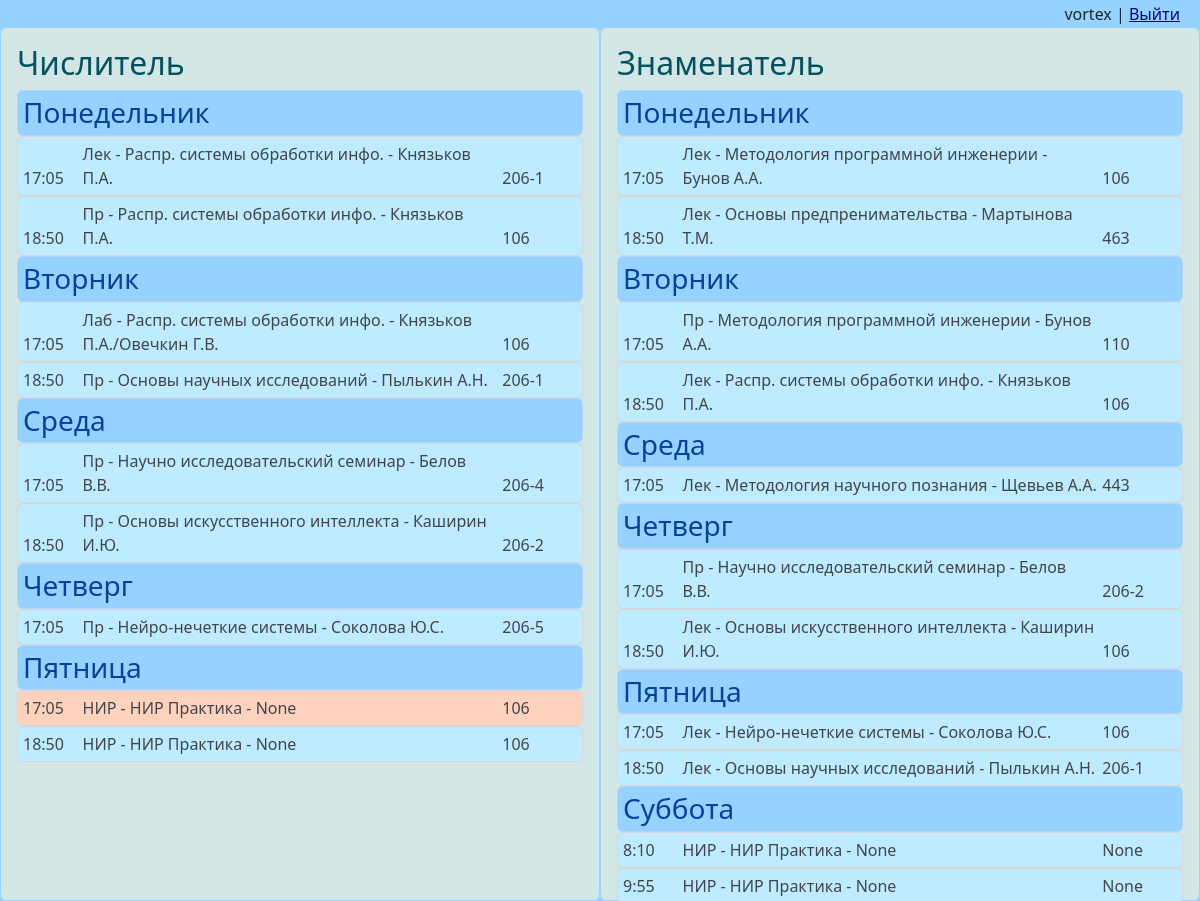
The app's page / (signed in) with its own data.
### timesheet_table/models.py (models this page shows)
class WeekType(models.Model):
    name = models.TextField("Тип недели", null=False)
    def __str__(self):
        return self.name

class Days(models.Model):
    name = models.TextField("День недели", null=False)
    def __str__(self):
        return self.name

class Timesheet(models.Model):
    week = models.ForeignKey('WeekType', on_delete=models.PROTECT, null=True)
    day = models.ForeignKey('Days', on_delete=models.PROTECT, null=True)
    time = models.TimeField("Время", null=False)
    name = models.TextField("Название", null=False)
    room = models.TextField("Аудитория", null=False)
    teacher = models.TextField("Преподаватель", null=False)
    type = models.ForeignKey('ClassType', on_delete=models.PROTECT, null=True)

class ClassType(models.Model):
    name = models.TextField("Тип пары", null=False)
    def __str__(self):
        return self.name

### timesheet_table/views.py (the view)
# urls.py: path('', TimeSheetView.as_view(), name="home"),
class TimeSheetView(LoginRequiredMixin, ListView):
    model = Timesheet
    template_name = 'timesheet_table/home.html'
    context_object_name = 'timesheet'
    login_url = reverse_lazy('not_auth')
    def get_context_data(self, *, object_list=None, **kwargs):
        context = super().get_context_data(**kwargs)
        context['title'] = 'Расписание'
        timesheet = context['timesheet']
        grouped_timesheet = {}
        timesheet_sorted_by_week = sorted(timesheet, key=attrgetter('week_id', 'day_id', 'time'))
        for elem in timesheet_sorted_by_week:
            week = elem.week
            day = elem.day
            if week not in grouped_timesheet:
                grouped_timesheet[week] = {}
            if day not in grouped_timesheet[week]:
                grouped_timesheet[week][day] = []
            grouped_timesheet[week][day].append(elem)
        context['grouped_timesheet'] = grouped_timesheet
        context['current_class'], context['next_class'] = self.get_classes(grouped_timesheet)
        return context
    def get_classes(self, grouped_timesheet):
        current_week = self.get_current_week('28.08.2023')
        current_day = rus_weekdays[self.get_current_day()]
        current_time = datetime.datetime.now().time()
        found_current_entry = False
        found_next_entry = False
        for week, week_days in grouped_timesheet.items():
            if str(week).strip() == str(current_week).strip():
                for day, entries in week_days.items():
                    if str(day).strip() == str(current_day).strip():
                        print(entries)
                        for entry in entries:
                            print(entry.time >= (datetime.datetime.now() - datetime.timedelta(hours=1, minutes=30)).time())
                            print(entry.time, ' - ',(datetime.datetime.now() - datetime.timedelta(hours=1, minutes=30)).time())
                            if current_time >= entry.time and entry.time >= (datetime.datetime.now() - datetime.timedelta(hours=1, minutes=30)).time():
                                current_class = entry
                                found_current_entry = True
                            elif current_time < entry.time:
                                next_class = entry
                                found_next_entry = True
                                break
                            print(f"Week: {week}, Day: {day}, Entry: {entry.time}")
        current_class_entity = ""
        next_class_entity = ""
        if found_current_entry:
            current_class_entity = current_class
        if found_next_entry:
            next_class_entity = next_class
        return current_class_entity, next_class_entity
    def get_current_day(self):
        current_date = datetime.datetime.now().date()
        return current_date.isocalendar()[2]
    def get_current_week(self, start_date):
        start_week = datetime.datetime.strptime(start_date, "%d.%m.%Y").date().isocalendar()[1]
        current_week = datetime.datetime.now().date().isocalendar()[1]
        weeks_passed = current_week - start_week
        if weeks_passed % 2 == 0:
            return "Числитель"
        else:
            return "Знаменатель"

### timesheet_table/templates/timesheet_table/home.html (shortened to what this page needs)
<!DOCTYPE html>
{% load static %}
<html lang="en">
<head>
    <link rel="stylesheet" href="https://cdn.jsdelivr.net/npm/bootstrap@5.2.3/dist/css/bootstrap.min.css">
    <link rel="stylesheet" href="https://use.fontawesome.com/releases/v6.4.0/css/all.css">
    <link rel="stylesheet" href="{% static 'timesheet_table/css/home.css' %}">
</head>
<body>
    <header>
        <nav>
            <ul>
                <li style="margin-left: auto;">
                    {% if request.user.is_authenticated %}
                        {{user.username}} | <a href="{% url 'logout' %}"> Выйти </a>
                    {% else %}
                        <a href="{% url 'register' %}"> <i class="fa-solid fa-address-card"></i> Регистрация </a>
                    |
                        <a href="{% url 'login' %}"> <i class="fa-solid fa-right-to-bracket"></i> Авторизация </a></li>
                    {% endif %}
            </ul>
        </nav>
    </header>
    <div class="features">
        <button class="round-button">Кнопка</button>
        {% if grouped_timesheet %}
            {% for week_name, week_timesheet in grouped_timesheet.items %}
                <div class="column">
                    <div class="alert alert-info">
                        <h2>{{ week_name }}</h2>
                        {% for day_name, day_timesheet in week_timesheet.items %}
                            <h3 class="alert alert-primary">{{ day_name }}</h3>
                            {% for elem in day_timesheet %}
                                {% if elem == current_class %}
                                    <div class="alert alert-secondary current-class">
                                        <p class="time-info">{{ elem.time }}</p>
                                        <p class="name-info">{{elem.type}} - {{ elem.name }} - {{elem.teacher}} </p>
                                        <p class="room-info">{{ elem.room }}</p>
                                        <br>
                                    </div>
                                {% elif elem == next_class %}
                                    <div class="alert alert-secondary next-class">
                                        <p class="time-info">{{ elem.time }}</p>
                                        <p class="name-info">{{elem.type}} - {{ elem.name }} - {{elem.teacher}} </p>
                                        <p class="room-info">{{ elem.room }}</p>
                                        <br>
                                    </div>
                                {% else %}
                                    <div class="alert alert-secondary">
                                        <p class="time-info">{{ elem.time }}</p>
                                        <p class="name-info">{{elem.type}} - {{ elem.name }} - {{elem.teacher}} </p>
                                        <p class="room-info">{{ elem.room }}</p>
                                        <br>
                                    </div>
                                {% endif %}
                            {% endfor %}
                        {% endfor %}
                    </div>
                </div>
            {% endfor %}
        {% endif %}
    </div>
</body>
</html>

### timesheet_table/static/timesheet_table/css/home.css (style rules this page uses)
body { min-height: 100vh; display: flex; flex-direction: column; background-color: rgb(150, 210, 255) }
header { background-color: var(--dividing-section); color: var(--white-text); padding: 2px 20px; border-radius: 10px; background-color: rgb(150, 210, 255) }
ul li a:link { color: rgb(0, 0, 139); }
nav ul { list-style: none; display: flex; margin: 0; padding: 0; }
nav li { margin-left: 20px; }
nav li:first-child { margin-left: 0; }
.features { display: flex; flex: 1; }
.column { width: 50%; padding: 0px; margin-right: 0px; box-sizing: border-box; }
.alert.alert-info { position: absolute; top: 3%; bottom: -1.8%; width: 50%; background-color: rgb(210, 230, 230); border: 1px solid rgb(150, 210, 255); }
.alert.alert-primary { margin: 0px; padding: 5px; background-color: rgb(150, 210, 255); }
.alert.alert-secondary { margin: 0px; padding: 5px; background-color: rgb(190, 235, 255); }
.alert.alert-secondary.next-class { background-color: rgb(255, 210, 190); }
.round-button { border-radius: 50%; position: absolute; top: 50%; left: 50%; transform: translate(-50%, -50%); width: 50px; height: 50px; background-color: #f00; color: #fff; }
.time-info, .name-info, .room-info { display: inline-block; margin: 0px; }
.time-info { width: 10%; }
.name-info { width: 75%; }
.room-info { width: 10%; }

### records on screen
WeekType: name "Числитель"
Days: name "Понедельник"
Timesheet: time "17:05", type "Лек", name "Распр. системы обработки инфо.", teacher "Князьков П.А.", room "206-1"
Timesheet: time "18:50", type "Пр", name "Распр. системы обработки инфо.", teacher "Князьков П.А.", room "106"
Days: name "Вторник"
Timesheet: time "17:05", type "Лаб", name "Распр. системы обработки инфо.", teacher "Князьков П.А./Овечкин Г.В.", room "106"
Timesheet: time "18:50", type "Пр", name "Основы научных исследований", teacher "Пылькин А.Н.", room "206-1"
Days: name "Среда"
Timesheet: time "17:05", type "Пр", name "Научно исследовательский семинар", teacher "Белов В.В.", room "206-4"
Timesheet: time "18:50", type "Пр", name "Основы искусственного интеллекта", teacher "Каширин И.Ю.", room "206-2"
Days: name "Четверг"
Timesheet: time "17:05", type "Пр", name "Нейро-нечеткие системы", teacher "Соколова Ю.С.", room "206-5"
Days: name "Пятница"
Timesheet: time "17:05", type "НИР", name "НИР Практика", teacher "None", room "106"
Timesheet: time "18:50", type "НИР", name "НИР Практика", teacher "None", room "106"
WeekType: name "Знаменатель"
Timesheet: time "17:05", type "Лек", name "Методология программной инженерии", teacher "Бунов А.А.", room "106"
Timesheet: time "18:50", type "Лек", name "Основы предпренимательства", teacher "Мартынова Т.М.", room "463"
Timesheet: time "17:05", type "Пр", name "Методология программной инженерии", teacher "Бунов А.А.", room "110"
Timesheet: time "18:50", type "Лек", name "Распр. системы обработки инфо.", teacher "Князьков П.А.", room "106"
Timesheet: time "17:05", type "Лек", name "Методология научного познания", teacher "Щевьев А.А.", room "443"
Timesheet: time "17:05", type "Пр", name "Научно исследовательский семинар", teacher "Белов В.В.", room "206-2"
Timesheet: time "18:50", type "Лек", name "Основы искусственного интеллекта", teacher "Каширин И.Ю.", room "106"
Timesheet: time "17:05", type "Лек", name "Нейро-нечеткие системы", teacher "Соколова Ю.С.", room "106"
Timesheet: time "18:50", type "Лек", name "Основы научных исследований", teacher "Пылькин А.Н.", room "206-1"
Days: name "Суббота"
Timesheet: time "8:10", type "НИР", name "НИР Практика", teacher "None", room "None"
Timesheet: time "9:55", type "НИР", name "НИР Практика", teacher "None", room "None"

### other values on screen
{{ user.username }} "vortex"
